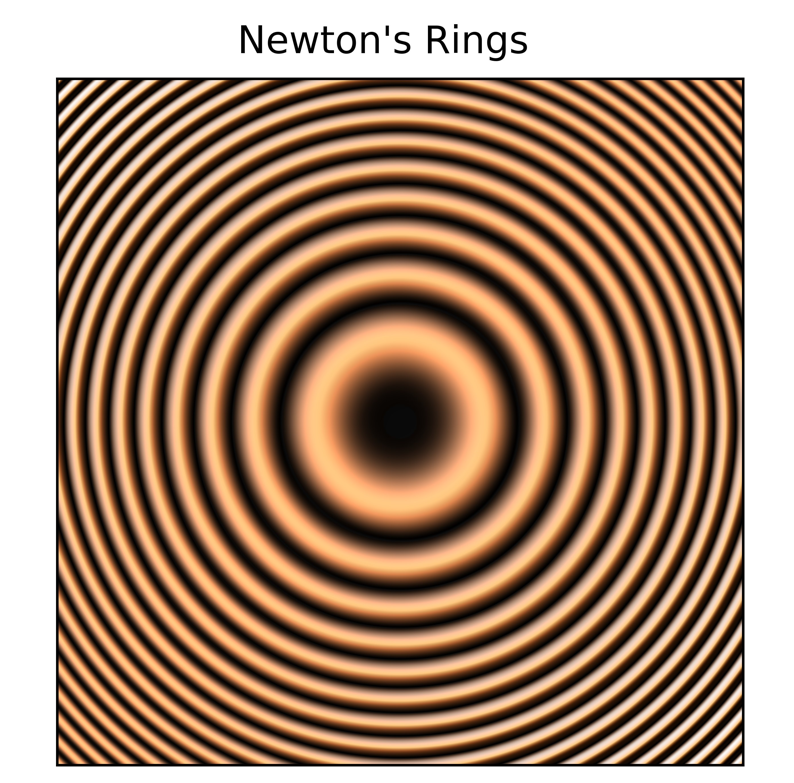

Here is the Python script that generated this plot:
import numpy as np
import matplotlib.pyplot as plt
from matplotlib.colors import LightSource

def main():
    #Test data
    x, y = np.mgrid[-10:10:0.02, -10:10:0.02]
    #z=np.sin(x**2+y**2)
    z=0.5+0.5*np.cos(np.pi+(2*np.pi/(600e-4))*2*(200-np.sqrt(200*200-x**2-y**2)))
    fig = compare(z, plt.cm.copper)
    fig.suptitle("Newton\'s Rings",fontsize=12,y=0.94)
    fig.savefig("F:/Matplotlib/Newtown's Ring.jpg",dpi=500)
    plt.show()

def compare(z, cmap, ve=2):
    #Create subplots and hid ticks
    fig, ax=plt.subplots()
    ax.set(xticks=[],yticks=[])
    #Illuminate the scene from the northwest
    ls=LightSource(azdeg=315,altdeg=45)
    rgb = ls.shade(z, cmap=cmap, vert_exag=ve,blend_mode='hsv')
    ax.imshow(rgb)
    return fig

main()
